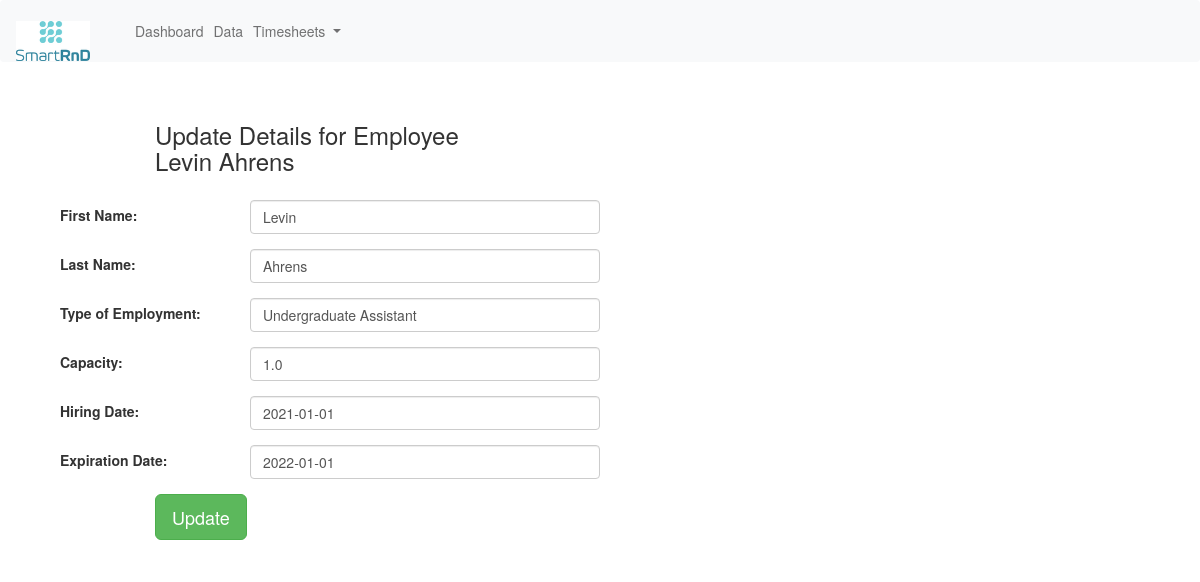
The page /edit_emp/1 on the database as committed earlier.
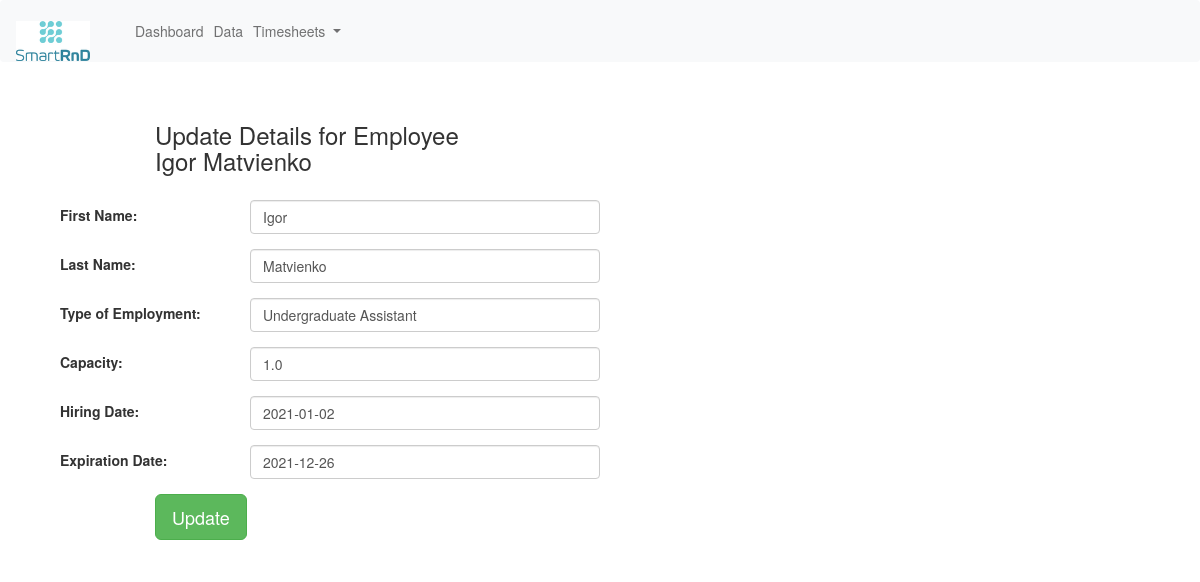
The same page on the database as committed later.
### erpapp/models.py (models this page shows, shortened)
class Employee(models.Model):
    firstname = models.CharField('First Name', max_length=32)
    lastname = models.CharField('Last Name', max_length=32)
    type_choices = [
        ('Undergraduate Assistant', 'Undergraduate Assistant'),
        ('Research Associate', 'Research Associate')
    ]
    type = models.CharField('Type of Employment', choices=type_choices, max_length=32)
    capacity = models.FloatField('Capacity', default=1.0)
    hiring_date = models.DateField('Hiring Date')
    expiration_date = models.DateField('Expiration Date')
    @property
    def fullname(self):
        return '{} {}'.format(self.firstname, self.lastname)
    @property
    def hiring_date_formatted(self):
        return str(self.hiring_date)
    @property
    def expiration_date_formatted(self):
        return str(self.expiration_date)
    class Meta:
        db_table = "employee"
        unique_together = ('firstname', 'lastname')

### erpapp/views.py (the view)
# urls.py: path('edit_emp/<int:id>', views.edit_emp),
def edit_emp(request, id):
    employee = Employee.objects.get(id=id)
    context = {
        'employee': employee
    }
    return render(request, 'edit_emp.html', context)

### erpapp/Templates/edit_emp.html (shortened to what this page needs)
{% extends "base.html" %}
{% block content %}
<div class="col-md-12">
    <form method="POST" class="post-form" action="/update_emp/{{ employee.id }}">
        <div class="container">
            <br>
            <div class="form-group row">
                <label class="col-sm-1 col-form-label"></label>
                <div class="col-sm-4">
                    <h3>Update Details for Employee<br>{{ employee.fullname }}</h3>
                </div>
            </div>
            <div class="form-group row">
                <label class="col-sm-2 col-form-label">First Name:</label>
                <div class="col-sm-4">
                    <input type="text" class="form-control" name="firstname" id="id_firstname" required maxlength="32"
                           value="{{ employee.firstname }}"/>
                </div>
            </div>
            <div class="form-group row">
                <label class="col-sm-2 col-form-label">Last Name:</label>
                <div class="col-sm-4">
                    <input type="text" class="form-control" name="lastname" id="id_lastname" required maxlength="32"
                           value="{{ employee.lastname }}"/>
                </div>
            </div>
            <div class="form-group row">
                <label class="col-sm-2 col-form-label">Type of Employment:</label>
                <div class="col-sm-4">
                    <input type="text" class="form-control" name="type" id="id_type" required maxlength="15"
                           value="{{ employee.type }}"/>
                </div>
            </div>
            <div class="form-group row">
                <label class="col-sm-2 col-form-label">Capacity:</label>
                <div class="col-sm-4">
                    <input type="number" step="0.1" class="form-control" name="capacity" id="id_capacity" required
                           maxlength="20" value="{{ employee.capacity }}"/>
                </div>
            </div>
            <div class="form-group row">
                <label class="col-sm-2 col-form-label">Hiring Date:</label>
                <div class="col-sm-4">
                    <input type="text" class="form-control" name="hiring_date" id="id_hiring_date" required
                           maxlength="20" value="{{ employee.hiring_date_formatted }}"/>
                </div>
            </div>
            <div class="form-group row">
                <label class="col-sm-2 col-form-label">Expiration Date:</label>
                <div class="col-sm-4">
                    <input type="text" class="form-control" name="expiration_date" id="id_expiration_date" required
                           maxlength="20" value="{{ employee.expiration_date_formatted }}"/>
                </div>
            </div>
            <div class="form-group row">
                <label class="col-sm-1 col-form-label"></label>
                <div class="col-sm-4">
                    <button type="submit" class="btn btn-success btn-lg">Update</button>
                </div>
            </div>
        </div>
    </form>
</div>
{% endblock content %}

Rows that differ between the two databases and show on the page:
changed Employee "Undergraduate Assistant": fullname "Levin Ahrens" → "Igor Matvienko"; firstname "Levin" → "Igor"; lastname "Ahrens" → "Matvienko"; hiring_date "2021-01-01" → "2021-01-02"; expiration_date "2022-01-01" → "2021-12-26"
